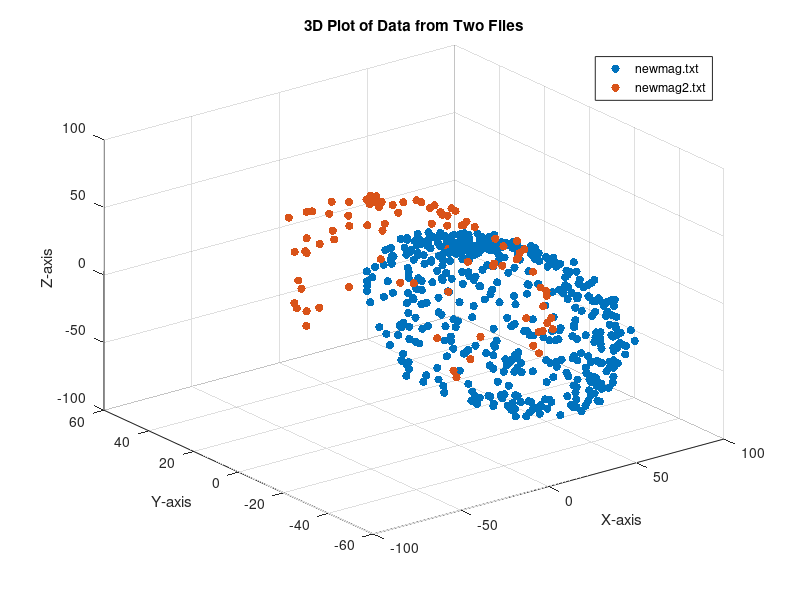

Recreate this plot in MATLAB.
% Read data from the first file
fileID1 = fopen('mag_data_uncalibrated.txt', 'r');
if fileID1 == -1
    error('File newmag.txt could not be opened');
end
data1 = textscan(fileID1, '%f %f %f', 'Delimiter', '\t');
fclose(fileID1);

% Extract columns from the first file
x1 = data1{1};
y1 = data1{2};
z1 = data1{3};

% Read data from the second file
fileID2 = fopen('mag_data_calibrated.txt', 'r');
if fileID2 == -1
    error('File newmag2.txt could not be opened');
end
data2 = textscan(fileID2, '%f %f %f', 'Delimiter', '\t');
fclose(fileID2);

% Extract columns from the second file
x2 = data2{1};
y2 = data2{2};
z2 = data2{3};

% Create a 3D scatter plot
figure;
scatter3(x1, y1, z1, 'filled', 'blue');
hold on;
scatter3(x2, y2, z2, 'filled', 'red');
xlabel('X-axis');
ylabel('Y-axis');
zlabel('Z-axis');
title('3D Plot of Data from Two Files');
legend('newmag.txt', 'newmag2.txt');
grid on;
